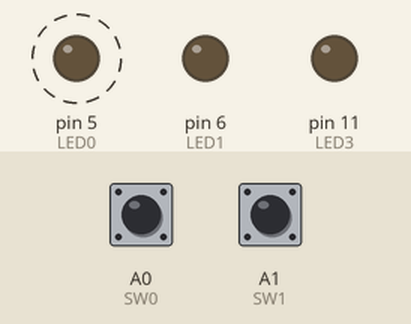
Simulated run of this sketch. Board: Arduino Uno, built with avr-gcc and run on an emulated ATmega328P. On the bench: output pins drawn as LEDs (lit = HIGH). Dashed ring = blinking. Inputs (shaded band) come from the test bench; at power-on: A0 (SW0) LOW, A1 (SW1) LOW.

Above: at 1.2 s.
1.3 s: A0 (SW0) pulled HIGH for 0.15 s
At 1.87 s:
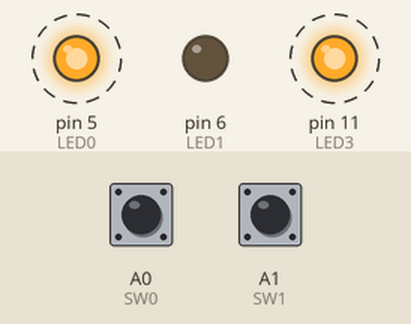
4.4 s: A0 (SW0) pulled HIGH for 1 s
At 5.5 s:
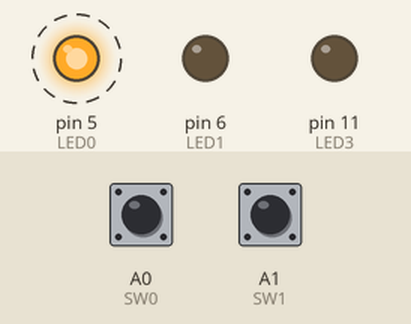
7.4 s: A1 (SW1) pulled HIGH for 0.15 s
At 8.1 s:
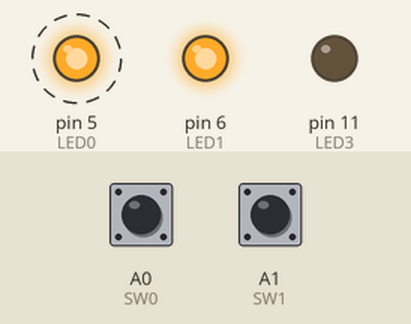
10.5 s: A0 (SW0) pulled HIGH for 0.15 s
At 11.62 s:
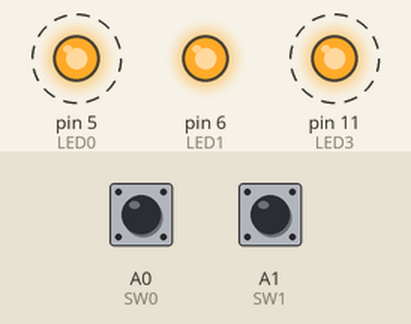
13.6 s: A0 (SW0) pulled HIGH for 3.2 s
At 14.4 s:
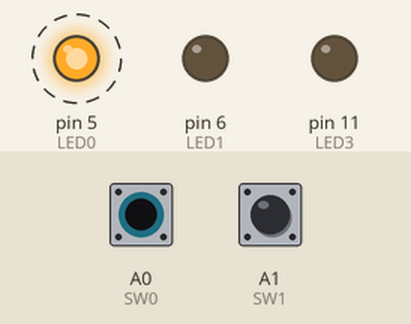
Timing chart, 0 to 19.3 s (numbered marks = the images above; inputs shaded):
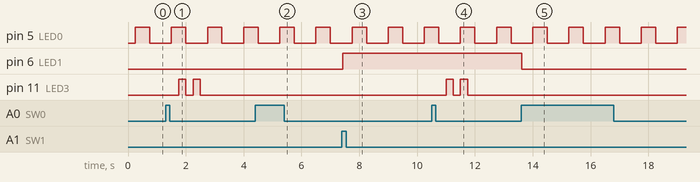

Measured:
- after the input at 1.3 s, pin 11 (LED3): alternates HIGH for 0.25 s and LOW for 0.25 s, 4 changes in all, then stays LOW, starting after 0.45 s
- after the input at 4.4 s, pin 11 (LED3): stays LOW (without the input it goes to HIGH after 2.4 s)
- after the input at 7.4 s, pin 6 (LED1): LOW → HIGH at once
- after the input at 10.5 s, pin 11 (LED3): alternates HIGH for 0.25 s and LOW for 0.25 s, 4 changes in all, then stays LOW, starting after 0.50 s
- after the input at 13.6 s, pin 6 (LED1): HIGH → LOW at once; pin 11 (LED3): stops changing and stays LOW
- by itself, pin 5 (LED0): alternates HIGH for 0.50 s and LOW for 0.75 s

The sketch:

kitchen.ino
```cpp
#include <MsTimer2.h>
#include "enpitshield.h"
#include "kitchen_timer.h"
#include "LED3.h"
#include "LED1.h"
#include "sw.h"

#define TIMER_CYCLE 250

void setup() {
  pinMode(LED0,OUTPUT);
  pinMode(LED1,OUTPUT);
  pinMode(LED3,OUTPUT);


  Led0_Init();
  Led1_Init();
  Led3_Init();
  switch_init();
  Kitchen_Timer_Init();
  MsTimer2::set(TIMER_CYCLE,interval_Timer025);//250ｍｓごとにオンオフ
  //MsTimer2::set(TIMER_CYCLE,Led0_Tick025);//250ｍｓごとにオンオフ
  //MsTimer2::set(TIMER_CYCLE,Led3_Tick025);//250ｍｓごとにオンオフ
  MsTimer2::start();

  Led3_Set(BLINK_OFF);
}

void loop() {
  switch_toggle();
  switch_mode_select();


}
```

enpitshield.h
```cpp
// Virtual device layer definition
//  (Pin assignment) of enPit2 shield
// rev 0.9a    2017.4.6 tachi

// Tact switches port
#define SW0  A0
#define SW1  A1

// Tact switch active level
#define  TACTSW_ON   HIGH
#define  TACTSW_OFF  LOW

// DIP(slide) switches port
#define  DIPSW1  13
#define  DIPSW2  12
#define  DIPSW3  9
#define  DIPSW4  8

// DIP switch active level
#define  DIPSW_ON    HIGH
#define  DIPSW_OFF   LOW

// LED lamps port
#define LED0     5
#define LED1     6
#define LED2     10
#define LED3     11

// LED active level
#define  LED_ON   HIGH
#define  LED_OFF  LOW

// piezo speaker port
#define  SPEAKER  7

#define ON  1
#define OFF 0
```

interval_timer.ino
```cpp
#include "enpitshield.h"

void interval_Timer025(){
  Led0_Tick025();
  Led3_Tick025();
  Kitchen_Timer_Tick025();
}
```

kitchen_timer.h
```cpp
#define KITCHEN_TIMER_OFF 0
#define KITCHEN_TIMER_ON 1
#define KITCHEN_TIMER_ALARM 2

int isKitchen_TimerState();//キッチンタイマー状態を返す
int getTimer_Count();
void Kitchen_Timer_Init();
void Kitchen_Timer_Tick025();
void Kitchen_Timer();
void Timer_OnBlink();
void Timer_OffBlink();
void Timer_CountChenge();
void TimerAlarmBlink();
void Kitchen_Timer_Set(int blink);
```

kitchen_timer.ino
```cpp
#include "enpitshield.h"
#include "led3.h"
#include "led1.h"
#include "kitchen_timer.h"
int Kitchen_Timer_Count;//タイマー初期値
int Onesec_Count;//一秒をカウントする
int Kitchen_Timer_Alarm_Count;//アラームの１５秒をカウント
int Kitchen_TimerState;
boolean bAlarm_entry;

int isKitchen_TimerState(){
  return Kitchen_TimerState;
}
void Kitchen_Timer_Init(){
  Kitchen_TimerState=KITCHEN_TIMER_OFF;
  Kitchen_Timer_Count=30;
  Onesec_Count=0;//0.25秒を４回カウントして１秒とする
  Kitchen_Timer_Alarm_Count=15;
  bAlarm_entry=true;

  return;
}
void Kitchen_Timer_Tick025(){
  ++Onesec_Count;
  if(Onesec_Count>=4){//4回呼ばれたら、すなわち一秒間隔
    Kitchen_Timer();
    Onesec_Count=0;
  }
  return;
}
void Kitchen_Timer(){
  switch(Kitchen_TimerState){
    case  KITCHEN_TIMER_OFF:
      Timer_OffBlink();
      break;
    case  KITCHEN_TIMER_ON:
      Timer_OnBlink();
      break;
    case  KITCHEN_TIMER_ALARM:
      TimerAlarmBlink();
      break;
  }
}

void Timer_OnBlink(){
  if(Kitchen_Timer_Count>0){
    --Kitchen_Timer_Count;
  }else{
    //タイムアップ
    Kitchen_Timer_Set(KITCHEN_TIMER_ALARM);
    Kitchen_Timer_Count=30;
  }
  return;
}

void Timer_OffBlink(){
  //何もしない
  return;
}

void Timer_CountChenge(){
    if(Kitchen_Timer_Count==30){
      Kitchen_Timer_Count=60;
      Led1_ON();
    }else{
      Kitchen_Timer_Count=30;
      Led1_OFF();
    }
  return;
}

int getTimer_Count(){
  return Kitchen_Timer_Count;
}

void TimerAlarmBlink(){
//  if(bAlarm_entry){//Led3点灯開始
//    bAlarm_entry=false;
//  }

  --Kitchen_Timer_Alarm_Count;
  if(Kitchen_Timer_Alarm_Count<=0){
    Kitchen_Timer_Set(KITCHEN_TIMER_OFF);
    //bAlarm_entry
  }
  return;
}

void Kitchen_Timer_Set(int blink){
  Kitchen_TimerState=blink;
  switch(blink){
    case  KITCHEN_TIMER_OFF:
      Kitchen_Timer_Init();
      Led1_OFF();
      Led3_Set(BLINK_OFF);
      break;
    case  KITCHEN_TIMER_ON:
      Led3_Set(BLINK_COUNT);
      break;
    case  KITCHEN_TIMER_ALARM:
      Led3_Set(BLINK_ALARM);
      break;
  }
  return;
}
```

led0.ino
```cpp
#include "enpitshield.h"

static boolean bCurLed0;
int Led0_count=0;

void Led0_Init(){
  bCurLed0=LED_OFF;
  digitalWrite(LED0,LED_OFF);

  return;
}

void Led0_Tick05(){
  if(bCurLed0==LED_OFF){
    bCurLed0=LED_ON;
  }
  else{
    bCurLed0=LED_OFF;
  }
  digitalWrite(LED0,bCurLed0);
  return;
}
void Led0_Tick025(){
  if(Led0_count<=1){
    bCurLed0=LED_ON;
  }
  else{
    bCurLed0=LED_OFF;
    if(Led0_count>=4){
    }
  }
  ((Led0_count>=4)? Led0_count=0 : ++Led0_count);
  digitalWrite(LED0,bCurLed0);
  return;
}
```

led1.h
```cpp
void Led1_Init();
void Led1_ON();
void Led1_OFF();

#define LED1_ON 1
#define LED1_OFF 0
```

led1.ino
```cpp
#include "enpitshield.h"
#include "LED1.h"
static boolean bCurLed1;


void Led1_Init(){
  bCurLed1=LED_OFF;
  digitalWrite(LED1,LED_OFF);

  return;
}

void Led1_ON(){
  digitalWrite(LED1,LED_ON);
  return;

}

void Led1_OFF(){
  digitalWrite(LED1,LED_OFF);
  return;

}
```

led3.h
```cpp
void Led3_Init();
void Led3_Tick025();
void Led3_CountBlink();
void Led3_AlermBlink();
void Led3_Off();
void Led3_Set(int blink);

#define BLINK_OFF 0
#define BLINK_COUNT 1
#define BLINK_ALARM 2
```

led3.ino
```cpp
#include "enpitshield.h"
#include "LED3.h"
static boolean bCurLed3;

int Led3State;
int Led3Count;

void Led3_Init(){
  bCurLed3=LED_OFF;
  Led3Count=0;
  Led3State=BLINK_OFF;
  digitalWrite(LED3,LED_OFF);

  return;
}

void Led3_Tick025(){

 switch(Led3State){
  case  BLINK_COUNT://カウント(タイアーが動いてる間)
    Led3_CountBlink();
    break;

  case  BLINK_ALARM://アラーム
    Led3_AlermBlink();
    break;

  case  BLINK_OFF://停止状態に戻るときは，LED３の点滅は停止してLED3を消灯する
    Led3_Off();
    break;
 }
  return;
}

void Led3_CountBlink(){
  if(Led3Count%2 && Led3Count<4){
    digitalWrite(LED3,LED_ON);
  }else{
    digitalWrite(LED3,LED_OFF);
  }
  ++Led3Count;
  if(Led3Count>19){
    Led3Count=0;
  }
  return;
}

void Led3_AlermBlink(){
  if(Led3Count%2 && Led3Count){
    digitalWrite(LED3,LED_ON);
  }else{
    digitalWrite(LED3,LED_OFF);
  }
  ++Led3Count;
  if(Led3Count>60){
    Led3State=BLINK_OFF;
  }
  return;
}

void Led3_Off(){
  digitalWrite(LED3,LED_OFF);
  Led3Count=0;
  return;
}
void Led3_Set(int blink){//Led3の状態
  Led3State=blink;
  return;
}
```

sw.h
```cpp
void switch_init();
void switch_toggle();
void switch_mode_select();
```

sw.ino
```cpp
#include "sw.h"
#include "enpitshield.h"
#include "kitchen_timer.h"
boolean bsw0;
boolean bsw1;
boolean bbeforeSw1;
boolean bbeforeSw0;

void switch_init(){
  bsw1=false;
  bsw0=false;
  bbeforeSw0=false;
  bbeforeSw1=false;
}
void switch_toggle(){
  if(digitalRead(SW0)==TACTSW_ON){
    delay(20);
    bsw0=true;

  }else {
    bsw0=false;
    bbeforeSw0=false;
  }
  if(digitalRead(SW1)==TACTSW_ON){
    delay(20);
    bsw1=true;
  }else {
    bsw1=false;
    bbeforeSw1=false;
  }
}

void switch_mode_select(){
  if(bsw0 && bbeforeSw0==false){
    bbeforeSw0=true;
    if(isKitchen_TimerState()==KITCHEN_TIMER_OFF){//停止→タイマーの起動中
      Kitchen_Timer_Set(KITCHEN_TIMER_ON);

    }else if(isKitchen_TimerState()==KITCHEN_TIMER_ON){//タイマーの起動中→停止
      Kitchen_Timer_Set(KITCHEN_TIMER_OFF);

    }else if(isKitchen_TimerState()==KITCHEN_TIMER_ALARM){//アラーム→停止
      Kitchen_Timer_Set(KITCHEN_TIMER_OFF);
    }
  }


  if(bsw1 && bbeforeSw1==false && isKitchen_TimerState()==KITCHEN_TIMER_OFF){
    bbeforeSw1=true;
    Timer_CountChenge();
  }

}
```
